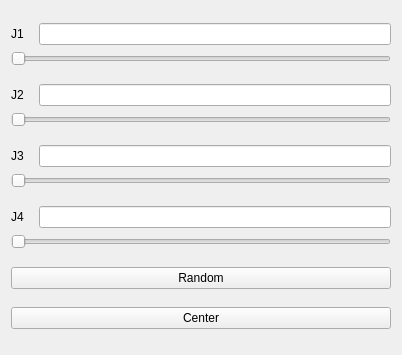
<?xml version="1.0" encoding="UTF-8"?>
<ui version="4.0">
 <class>MainWindow</class>
 <widget class="QWidget" name="MainWindow">
  <property name="geometry">
   <rect>
    <x>0</x>
    <y>0</y>
    <width>402</width>
    <height>355</height>
   </rect>
  </property>
  <property name="windowTitle">
   <string>joint_state_publisher</string>
  </property>
  <layout class="QVBoxLayout" name="verticalLayout">
   <item>
    <layout class="QGridLayout" name="gridLayout" columnstretch="1,16">
     <item row="0" column="0">
      <widget class="QLabel" name="label">
       <property name="text">
        <string>J1</string>
       </property>
       <property name="alignment">
        <set>Qt::AlignLeading|Qt::AlignLeft|Qt::AlignVCenter</set>
       </property>
      </widget>
     </item>
     <item row="0" column="1">
      <widget class="QLineEdit" name="j1_txt">
       <property name="alignment">
        <set>Qt::AlignCenter</set>
       </property>
       <property name="readOnly">
        <bool>true</bool>
       </property>
      </widget>
     </item>
     <item row="1" column="0" colspan="2">
      <widget class="QSlider" name="j1_slider">
       <property name="baseSize">
        <size>
         <width>0</width>
         <height>0</height>
        </size>
       </property>
       <property name="font">
        <font>
         <pointsize>14</pointsize>
        </font>
       </property>
       <property name="minimum">
        <number>0</number>
       </property>
       <property name="maximum">
        <number>1000</number>
       </property>
       <property name="pageStep">
        <number>1</number>
       </property>
       <property name="orientation">
        <enum>Qt::Horizontal</enum>
       </property>
       <property name="tickPosition">
        <enum>QSlider::NoTicks</enum>
       </property>
       <property name="tickInterval">
        <number>0</number>
       </property>
      </widget>
     </item>
    </layout>
   </item>
   <item>
    <layout class="QGridLayout" name="gridLayout_3" columnstretch="1,16">
     <item row="0" column="0">
      <widget class="QLabel" name="label_3">
       <property name="text">
        <string>J2</string>
       </property>
       <property name="alignment">
        <set>Qt::AlignLeading|Qt::AlignLeft|Qt::AlignVCenter</set>
       </property>
      </widget>
     </item>
     <item row="0" column="1">
      <widget class="QLineEdit" name="j2_txt">
       <property name="alignment">
        <set>Qt::AlignCenter</set>
       </property>
       <property name="readOnly">
        <bool>true</bool>
       </property>
      </widget>
     </item>
     <item row="1" column="0" colspan="2">
      <widget class="QSlider" name="j2_slider">
       <property name="baseSize">
        <size>
         <width>0</width>
         <height>0</height>
        </size>
       </property>
       <property name="font">
        <font>
         <pointsize>14</pointsize>
        </font>
       </property>
       <property name="minimum">
        <number>0</number>
       </property>
       <property name="maximum">
        <number>1000</number>
       </property>
       <property name="pageStep">
        <number>1</number>
       </property>
       <property name="orientation">
        <enum>Qt::Horizontal</enum>
       </property>
       <property name="tickPosition">
        <enum>QSlider::NoTicks</enum>
       </property>
       <property name="tickInterval">
        <number>0</number>
       </property>
      </widget>
     </item>
    </layout>
   </item>
   <item>
    <layout class="QGridLayout" name="gridLayout_4" columnstretch="1,16">
     <item row="0" column="0">
      <widget class="QLabel" name="label_4">
       <property name="text">
        <string>J3</string>
       </property>
       <property name="alignment">
        <set>Qt::AlignLeading|Qt::AlignLeft|Qt::AlignVCenter</set>
       </property>
      </widget>
     </item>
     <item row="0" column="1">
      <widget class="QLineEdit" name="j3_txt">
       <property name="alignment">
        <set>Qt::AlignCenter</set>
       </property>
       <property name="readOnly">
        <bool>true</bool>
       </property>
      </widget>
     </item>
     <item row="1" column="0" colspan="2">
      <widget class="QSlider" name="j3_slider">
       <property name="baseSize">
        <size>
         <width>0</width>
         <height>0</height>
        </size>
       </property>
       <property name="font">
        <font>
         <pointsize>14</pointsize>
        </font>
       </property>
       <property name="minimum">
        <number>0</number>
       </property>
       <property name="maximum">
        <number>1000</number>
       </property>
       <property name="pageStep">
        <number>1</number>
       </property>
       <property name="orientation">
        <enum>Qt::Horizontal</enum>
       </property>
       <property name="tickPosition">
        <enum>QSlider::NoTicks</enum>
       </property>
       <property name="tickInterval">
        <number>0</number>
       </property>
      </widget>
     </item>
    </layout>
   </item>
   <item>
    <layout class="QGridLayout" name="gridLayout_5" columnstretch="1,16">
     <item row="0" column="0">
      <widget class="QLabel" name="j4_label">
       <property name="text">
        <string>J4</string>
       </property>
       <property name="alignment">
        <set>Qt::AlignLeading|Qt::AlignLeft|Qt::AlignVCenter</set>
       </property>
      </widget>
     </item>
     <item row="0" column="1">
      <widget class="QLineEdit" name="j4_txt">
       <property name="alignment">
        <set>Qt::AlignCenter</set>
       </property>
       <property name="readOnly">
        <bool>true</bool>
       </property>
      </widget>
     </item>
     <item row="1" column="0" colspan="2">
      <widget class="QSlider" name="j4_slider">
       <property name="baseSize">
        <size>
         <width>0</width>
         <height>0</height>
        </size>
       </property>
       <property name="font">
        <font>
         <pointsize>14</pointsize>
        </font>
       </property>
       <property name="minimum">
        <number>0</number>
       </property>
       <property name="maximum">
        <number>1000</number>
       </property>
       <property name="pageStep">
        <number>1</number>
       </property>
       <property name="orientation">
        <enum>Qt::Horizontal</enum>
       </property>
       <property name="tickPosition">
        <enum>QSlider::NoTicks</enum>
       </property>
       <property name="tickInterval">
        <number>0</number>
       </property>
      </widget>
     </item>
    </layout>
   </item>
   <item>
    <widget class="QPushButton" name="random_btn">
     <property name="text">
      <string>Random</string>
     </property>
    </widget>
   </item>
   <item>
    <widget class="QPushButton" name="center_btn">
     <property name="text">
      <string>Center</string>
     </property>
    </widget>
   </item>
  </layout>
 </widget>
 <resources/>
 <connections/>
</ui>
